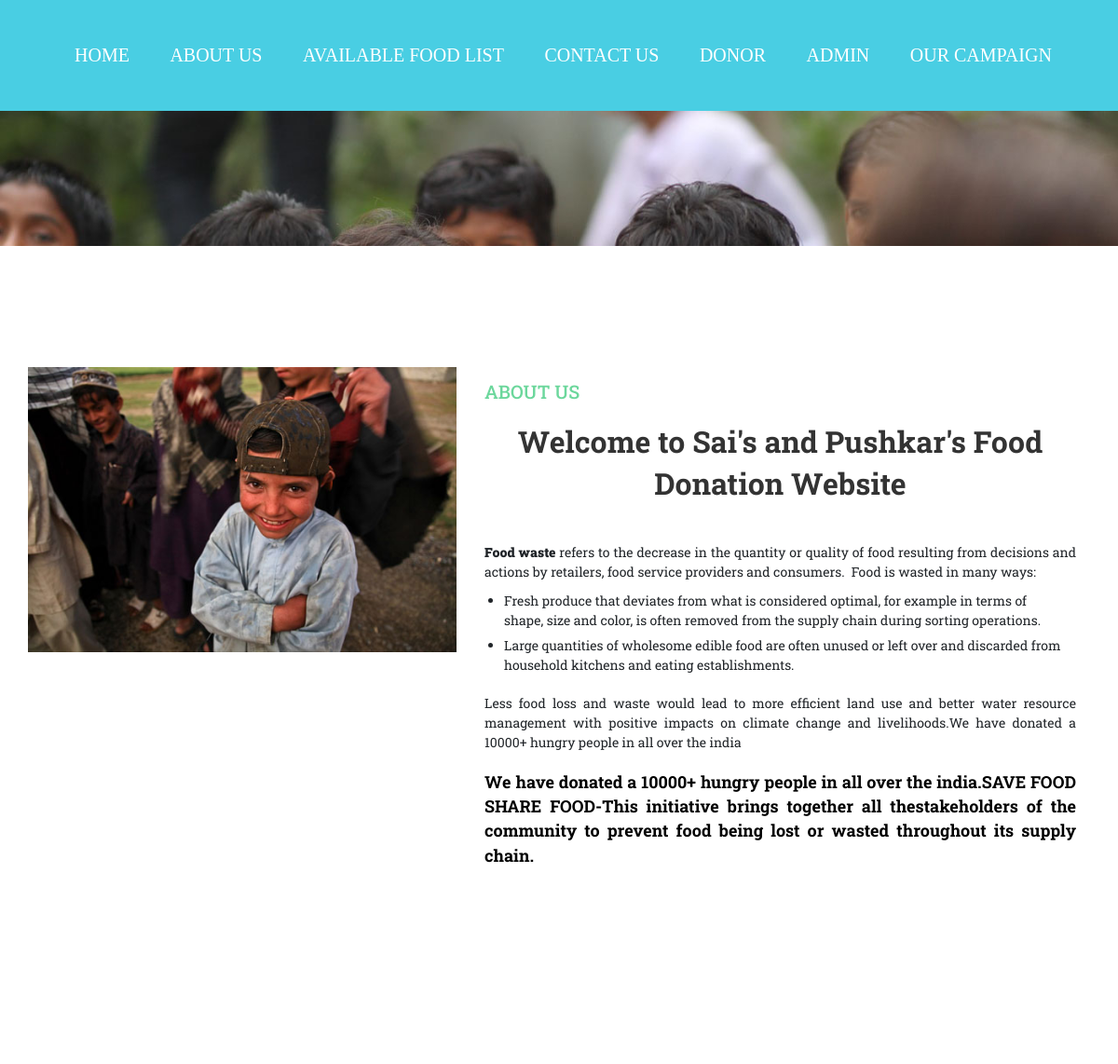
Page /about.php on the committed database.
### tables this page shows
CREATE TABLE `tblpages` (
  `ID` int(11) NOT NULL,
  `PageType` varchar(200) DEFAULT NULL,
  `PageTitle` mediumtext DEFAULT NULL,
  `PageDescription` mediumtext DEFAULT NULL,
  `UpdationDate` timestamp NULL DEFAULT NULL ON UPDATE current_timestamp()
);

### about.php (the view, shortened to what this page needs)
<!DOCTYPE html>
<html>
<head>
    <link href="css/bootstrap.css" rel='stylesheet' type='text/css' />
    <link href="css/style.css" rel="stylesheet" type="text/css" media="all" />
</head>
<body>
    <?php include_once("includes/header.php"); ?>
    <div class="banner page-head">
    </div>
    <div class="about">
        <div class="container">
            <?php
            $ret = mysqli_query($con, "select * from tblpages where PageType='aboutus' ");
            while ($row = mysqli_fetch_array($ret)) {
            ?>
            <div class="about-info">
                <div class="about-gds">
                    <div class="col-md-5 about-info-left">
                        <img src="images/333.jpg" alt="" />
                    </div>
                    <div class="col-md-7 about-info-right">
                        <h4><?php echo $row['PageTitle']; ?> </h4>
                        <p><?php echo $row['PageDescription']; ?></p>
                    </div>
                    <div class="clearfix"> </div>
                </div>
            </div><?php } ?>
        </div>
    </div>
    <?php include_once("includes/footer.php"); ?>
</body>
</html>

### css/style.css (style rules this page uses)
body { margin:0; padding:0; background:#fff; font-family: 'Roboto Slab', serif; }
h1,h2,h3,h4,h5,h6 { margin:0; }
p { margin:0; }
ul { margin:0; padding:0; }
.banner { background:url(../images/background.jpg) no-repeat 0px 0px; background-size:cover; -webkit-background-size: cover; -o-background-size: cover; -ms-background-size: cover; -moz-background-size: cover; min-height: 670px; }
.about { background: #fff; padding: 80px 0; }
.page-head { min-height: 145px !important; }
.about-gds { margin-top:50px; }
.about-info-right p { font-size: 14px; margin: 20px 0 0 0; color: #000; line-height: 1.8em; text-align: justify; text-justify: inter-word; }
.about-info-right h4 { text-transform:uppercase; margin: 15px 0 0 0; font-size: 20px; color: #6cd79c; }
.about-info-left img { width: 100%; }
.about-info-left { padding-left: 0 !important; }
.container:after { content: "\0020"; display: block; height: 0; clear: both; visibility: hidden; }
.clearfix:before, .clearfix:after, .row:before, .row:after { content: '\0020'; display: block; overflow: hidden; visibility: hidden; width: 0; height: 0; }
.row:after, .clearfix:after { clear: both; }
@media (max-width: 1440px) { .banner { min-height: 638px; } }
@media (max-width: 1366px) { .banner { min-height: 607px; } }
@media (max-width: 1280px) { .banner { min-height: 565px; } }

### rows in the picture
tblpages: PageTitle "ABOUT US", PageDescription "Welcome to Sai's and Pushkar's Food Donation Website Food waste refers to the decrease in the quantity or quality of food resulting from decisions and actions by retailers, food service providers and consumers. Food is wasted in many ways: Fresh produce that deviates from what is considered optimal, for example in terms of shape, size and color, is often removed from the supply chain during sorting operations. Large quantities of wholesome edible food are often unused or left over and discarded from household kitchens and eating establishments. Less food loss and waste would lead to more efficient land use and better water resource management with positive impacts on climate change and…"
